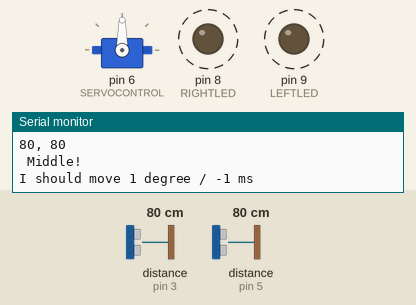
The sketch below on a simulated Arduino Uno, built with avr-gcc and run on an emulated ATmega328P. Parts: servo, output pins drawn as LEDs (lit = HIGH), the last lines printed to the serial monitor. Wiring (inferred from the names in the program): 2 × ultrasonic range finder: trigger pin 2, echo pin 3 / trigger pin 4, echo pin 5. Dashed ring = blinking. The test bench sets the inputs (shaded band); at power-on: distance to the obstacle (sensors on pin 3, pin 5) 80 cm. The echo pulse lasts 58.3 µs per cm; pins used as bus, display or sensor lines are not drawn.

Above: at 1.2 s.
1.3 s: distance to the obstacle (sensor on pin 3) set to 2 cm
At 2.95 s:
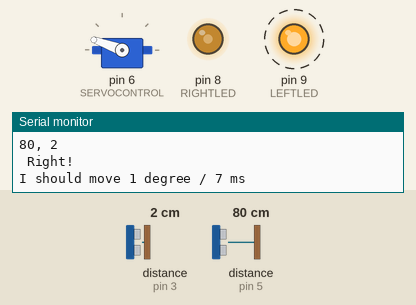
4.3 s: distance to the obstacle (sensor on pin 3) set to 120 cm
At 6.06 s:
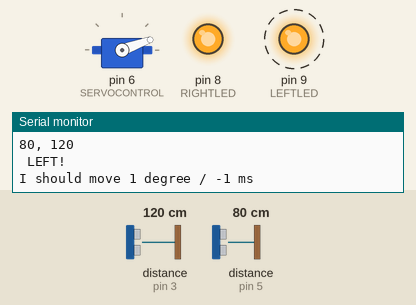
7.3 s: distance to the obstacle (sensor on pin 5) set to 2 cm
10.3 s: distance to the obstacle (sensor on pin 5) set to 5 cm
13.3 s: distance to the obstacle (sensor on pin 3) set to 4 cm
At 13.69 s:
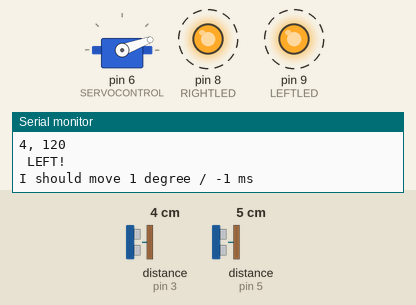
16.3 s: distance to the obstacle (sensor on pin 5) set to 32 cm
19.3 s: distance to the obstacle (sensor on pin 5) set to 37 cm
At 23.04 s:
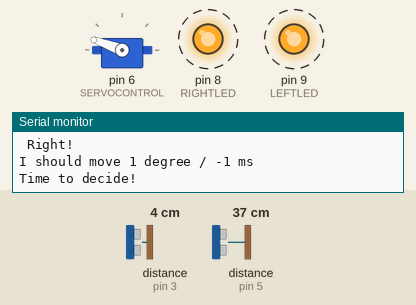
Timing chart, 0 to 23.3 s (numbered marks = the images above; inputs shaded):
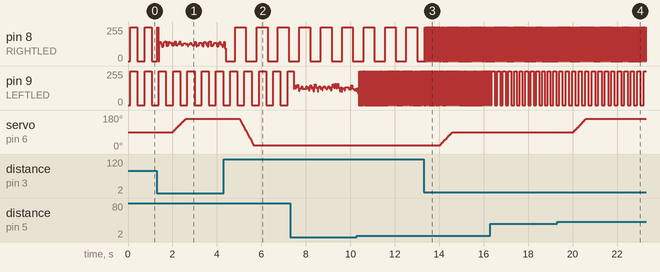

The sketch:

distanceMeter.ino
```cpp
#define FALSE 0
#define TRUE 1
#define LEFT 0
#define RIGHT 1
#define MIDDLE 2

#define LEFTLED       9
#define LEFTTRIGGER   4
#define LEFTTECHO     5

#define RIGHTLED      8
#define RIGHTTRIGGER  2
#define RIGHTECHO     3

#define SERVOCONTROL  6

#include <Servo.h>
Servo servo;

const int TIME_PER_MOVE = 500;  // How long should it take for Storm Trooper to move from one pos to another

void setup() {
  Serial.begin(9600);
  servo.attach(SERVOCONTROL);

  pinMode(LEFTLED, OUTPUT);
  pinMode(RIGHTLED, OUTPUT);

  pinMode(RIGHTTRIGGER, OUTPUT);
  pinMode(RIGHTECHO, INPUT);

  pinMode(LEFTTRIGGER, OUTPUT);
  pinMode(LEFTTECHO, INPUT);

  //calibrate();
  servo.write(90);
}

// Read 20 values with a slight delay between.
// If no anomalies are found - use medium of values as "base"
void calibrate() {
  int samples = 20;
  int leftVals[samples], rightVals[samples];

  readDistance(LEFTTRIGGER, LEFTTECHO);
  readDistance(RIGHTTRIGGER, RIGHTECHO);
  delay(1000);
  digitalWrite(LEFTLED, HIGH);
  digitalWrite(RIGHTLED, HIGH);

  Serial.println("Calibrate:");

  for (int i = 0; i < samples; i++) {
    leftVals[i] = readDistance(LEFTTRIGGER, LEFTTECHO);
    rightVals[i] = readDistance(RIGHTTRIGGER, RIGHTECHO);

    Serial.print(leftVals[i]);
    Serial.print(", ");
    Serial.println(rightVals[i]);

    delay(100);
  }

  sortArray(leftVals, samples);
  sortArray(rightVals, samples);

  Serial.println("\nSorted, without extremes:");
  int sumL = 0, sumR = 0;
  for (int i = 2; i < samples - 2; i++) {
    Serial.print(leftVals[i]);
    Serial.print(", ");
    Serial.println(rightVals[i]);
    sumL += leftVals[i];
    sumR += rightVals[i];
  }

  Serial.println("Averages:");
  Serial.print(sumL / (samples - 4));
  Serial.print(", ");
  Serial.println(sumR / (samples - 4));

}


unsigned long lastRead = 0;
unsigned long time;
long currentDistCmRight = 200;
long currentDistCmLeft = 200;

void loop() {
  time = millis(); //millis since program started

  reader();
  mover();
  blinker(LEFT, LEFTLED, currentDistCmLeft);
  blinker(RIGHT, RIGHTLED, currentDistCmRight);

  delay(1);
}


void reader() {
  if (time - lastRead > 100) {
    currentDistCmLeft = readDistance(LEFTTRIGGER, LEFTTECHO);
    currentDistCmRight = readDistance(RIGHTTRIGGER, RIGHTECHO);
    lastRead = time;
  }
}

long readDistance(int triggerPin, int echoPin) {

  long duration;

  // The PING))) is triggered by a HIGH pulse of 2 or more microseconds.
  // Give a short LOW pulse beforehand to ensure a clean HIGH pulse:
  digitalWrite(triggerPin, LOW);
  delayMicroseconds(2);
  digitalWrite(triggerPin, HIGH);
  delayMicroseconds(5);
  digitalWrite(triggerPin, LOW);

  duration = pulseIn(echoPin, HIGH);

  // convert the time into a distance
  return microsecondsToCentimeters(duration);
}

long microsecondsToCentimeters(long microseconds)
{
  // The speed of sound is 340 m/s or 29 microseconds per centimeter.
  // The ping travels out and back, so to find the distance of the
  // object we take half of the distance travelled.
  return microseconds / 29 / 2;
}


// Called for every main loop
// Can read from 'time', 'currentDistCmRight' and 'currentDistCmLeft' (globals)
unsigned long mLastDecisionTime = 0;
unsigned long mLastStepTime = 0;
int mTimePerDegree;
int mCurrentPosition = MIDDLE;
byte mIsMoving = FALSE;
int mCurrentAngle = 90;
int mStepPerTime;

const int ANGLES[] = {20, 160, 90};
void mover() {

  if (time - mLastDecisionTime > TIME_PER_MOVE + 500) {  // +500 to allow a small break after moving to new position

    mLastDecisionTime = time;
    Serial.println("Time to decide!");

    Serial.print(currentDistCmLeft);
    Serial.print(", ");
    Serial.println(currentDistCmRight);

    if (abs(currentDistCmRight - currentDistCmLeft) < 30) {
      Serial.println(" Middle!");
      mCurrentPosition = MIDDLE;
      if (mCurrentAngle > ANGLES[MIDDLE]) {
        mStepPerTime = -1;
      } else {
        mStepPerTime = +1;
      }
    } else {

      if (currentDistCmRight < currentDistCmLeft) {
        Serial.println(" Right!");
        mCurrentPosition = RIGHT;
        mStepPerTime = +1;
      } else {
        Serial.println(" LEFT!");
        mCurrentPosition = LEFT;
        mStepPerTime = -1;
      }
    }

    mIsMoving = TRUE;
    // Need to move amount of degrees: mCurrentAngle - ANGLES[mCurrentPosition] = 70
    // Time I should spend doing it: TIME_PER_MOVE (1000?)
    mTimePerDegree = TIME_PER_MOVE / abs(mCurrentAngle - ANGLES[mCurrentPosition]);
    mLastStepTime = time;
    Serial.print("I should move 1 degree / ");
    Serial.print(mTimePerDegree);
    Serial.println(" ms");
  }

  if (mIsMoving == TRUE && (time - mLastStepTime > mTimePerDegree)) {
    mCurrentAngle += mStepPerTime;
    servo.write(mCurrentAngle);
    mLastStepTime = time;
  }

  if (mCurrentAngle == ANGLES[mCurrentPosition]) {
    mIsMoving = FALSE; // We seem to be where we should
  }

}


// Called for every main loop
// Can read from 'time' (global)
int isOn[] = {FALSE, FALSE};
unsigned long lastDecisionTime[] = {0, 0};
unsigned long lastBlinkTime[] = {0, 0};
int blinkDelay[] = {100, 100};

void blinker(int side, int ledPin, long distance) {

  if (time - lastBlinkTime[side] > blinkDelay[side]) { // Turn light on/off
    if (isOn[side] == TRUE) {
      digitalWrite(ledPin, LOW);
      isOn[side] = FALSE;
    } else {
      if (distance < 190) {
        digitalWrite(ledPin, HIGH);
        isOn[side] = TRUE;
      }
    }
    lastBlinkTime[side] = time;
  }

  if (time - lastDecisionTime[side] > 100) {  // Update blink rate
    blinkDelay[side] = distance * 4;
  }

}


void sortArray(int ar[], int len) {
  //Bubblesort ftw!

  for (int i = 0; i < len - 1; i++) {
    for (int j = i + 1; j < len; j++) {
      if (ar[i] > ar[j]) {
        int temp = ar[i];
        ar[i] = ar[j];
        ar[j] = temp;
      }
    }
  }

}
```

Measured:
- the behaviour switches between 34 and 35 cm on distance to the obstacle (sensor on pin 5) (found by bisection; images 3 and 4)
- after the input at 1.3 s, servo on pin 6 (SERVOCONTROL): moves from 90° to 160° over 0.59 s, starting after 0.71 s
- after the input at 4.3 s, servo on pin 6 (SERVOCONTROL): moves from 160° to 20° over 0.63 s, starting after 0.71 s
- after the input at 13.3 s, pin 8 (RIGHTLED): alternates 255/255 for 0.02 s and 0/255 for 0.02 s, starting at once; servo on pin 6 (SERVOCONTROL): moves from 20° to 90° over 0.54 s, starting after 0.74 s
- after the input at 19.3 s, servo on pin 6 (SERVOCONTROL): moves from 90° to 160° over 0.54 s, starting after 0.75 s
- by itself, pin 8 (RIGHTLED): alternates 255/255 for 0.48 s and 0/255 for 0.48 s
- by itself, pin 9 (LEFTLED): alternates 255/255 for 0.15 s and 0/255 for 0.15 s
